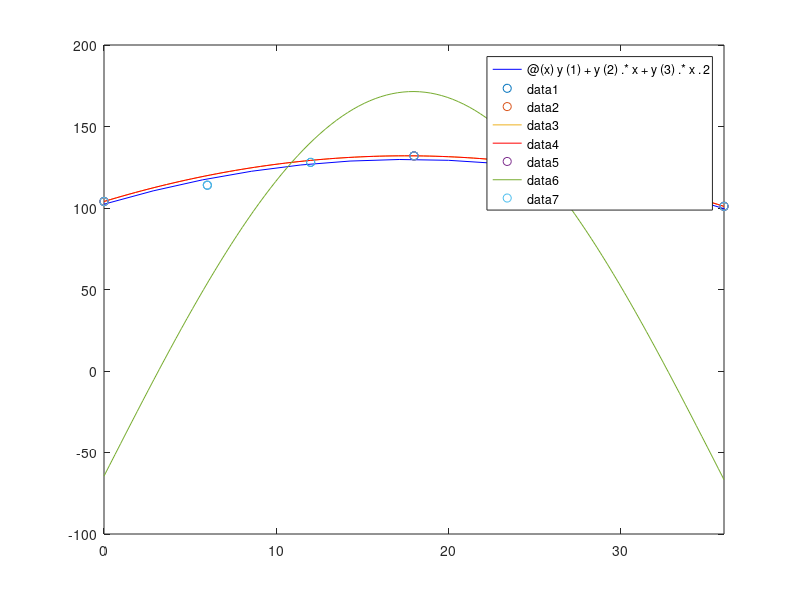

MATLAB code for this plot:
%% Pep 2 Año Pasado Parte 1
% a) Ajustar mediante minimos cuadrado (polinomio de segundo grado)
T = [0 6 12 18 24 30 36;
    104 114 128 132 127 113 101];
o = ones(7,1);
A = [o T(1,:)' T(1,:)'.^2];
b = T(2,:)';
y = A\b
f = @(x) y(1)+y(2).*x+y(3).*x.^2
fplot(f,[0,40],'b')
hold on
plot(T(1,:),T(2,:),'o')
e = sum((T(2,:)-f(T(1,:))).^2)
%%
% b) Ajustar mediante Vandermone (segundo grado)
x = [0 18 36];
y = [104; 132; 101];
M = [0 6 12 18 24 30 36;
    104 114 128 132 127 113 101];
vander(x); % Matriz Vandermonde
p = vander(x)\y; % Coeficientes del polinomio
xd = linspace(0,36);
yd = polyval(p,xd);
plot(x,y,'o',xd,yd)
g = @(l) p(1).*(l.^2)+ p(2).*l + p(3)
e = sum((M(2,:)-g(M(1,:))).^2)
%%
% b) Ajustar mediante polinomios de lagrange (segundo grado)
T = [0 18 36;
    104 132 101]
p=polyfit(T(1,:),T(2,:),2);
x=linspace(0,36); %para que el grafico sea continuo
figure(1)
hold on
plot(x,polyval(p,x),'r')
plot(T(1,:),T(2,:),'o')
% Polyfit te entrega los coeficientes al revés
g = @(l) p(1).*(l.^2)+ p(2).*l + p(3)
M = [0 6 12 18 24 30 36;
    104 114 128 132 127 113 101];
e = sum((M(2,:)-g(M(1,:))).^2) % error
%%
% c) Ajustar la curva a los datos
% f(x) = a + bcos(pix/36) + csin(pix/35) 
T = [0 6 12 18 24 30 36;
    104 114 128 132 127 113 101];
phi0 = @(x) 1;
phi1 = @(x) cos(pi*x/36);
phi2 = @(x) sin(pi*x/36);
a11 = sum(phi0(T(1,:)).^2);
a12 = sum(phi0(T(1,:)).*phi1(T(1,:)));
a13 = sum(phi0(T(1,:)).*phi2(T(1,:)));
a22 = sum(phi1(T(1,:)).^2);
a23 = sum(phi1(T(1,:)).*phi2(T(1,:)));
a33 = sum(phi2(T(1,:)).^2);
A = [a11,a12,a13;a12,a22,a23;a13,a23,a33];
b1 = sum(T(2,:).*phi0(T(1,:)));
b2 = sum(T(2,:).*phi1(T(1,:)));
b3 = sum(T(2,:).*phi2(T(1,:)));
b = [b1;b2;b3];
y = A\b;
f = @(x) y(1)+y(2)*cos((pi*x)/36)+y(3)*sin((pi*x)/36) 
fplot(f,[0,36])
hold on
plot(T(1,:),T(2,:),'o')
e = sum((T(2,:)-f(T(1,:))).^2)
%%
% ii) Use una de las aproximaciones para estimar la distancia recorrida a
% los 36 segundos
T = [0 6 12 18 24 30 36;
    104 114 128 132 127 113 101];
o = ones(7,1);
A = [o T(1,:)' T(1,:)'.^2];
b = T(2,:)';
y = A\b;
f = @(x) y(1)+y(2).*x+y(3).*x.^2;
q = integral(f,0,36)